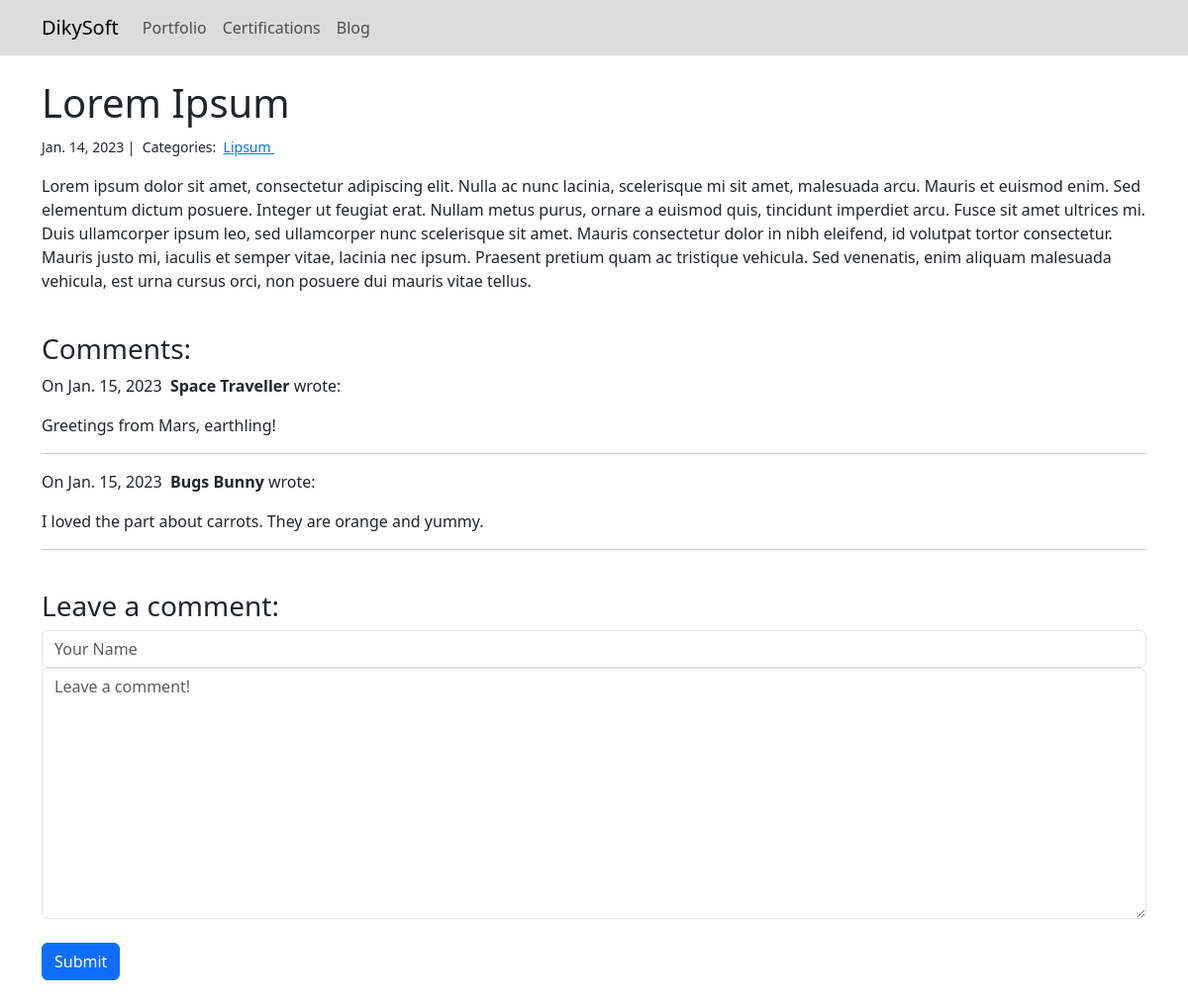
Page /blog/1/ on the committed database.
### blog/models.py (models this page shows, shortened)
class Post(models.Model):
    title = models.CharField(max_length=255)
    body = models.TextField()
    created_on = models.DateTimeField(auto_now_add=True)
    last_modified = models.DateTimeField(auto_now=True)
    categories = models.ManyToManyField('Category', related_name='posts')

class Category(models.Model):
    name = models.CharField(max_length=20)

class Comment(models.Model):
    author = models.CharField(max_length=60)
    body = models.TextField()
    created_on = models.DateTimeField(auto_now_add=True)
    post = models.ForeignKey('Post', on_delete=models.CASCADE)

### blog/views.py (the view, shortened to what this page needs)
# urls.py: path('<int:pk>/', views.blog_detail, name='blog_detail'),
def blog_detail(request, pk):
    post = Post.objects.get(pk=pk)
    form = CommentForm()
    comments = Comment.objects.filter(post=post)
    context = {
        'post': post,
        'comments': comments,
        'form': form,
    }
    return render(request, 'blog_detail.html', context)

### blog/forms.py
class CommentForm(forms.Form):
    author = forms.CharField(
        max_length=60,
        widget=forms.TextInput(attrs={
            'class': 'form-control',
            'placeholder': 'Your Name',
        })
    )
    body = forms.CharField(
        widget=forms.Textarea(attrs={
            'class': 'form-control',
            'placeholder': 'Leave a comment!',
        })
    )

### blog/templates/blog_detail.html (shortened to what this page needs)
{% extends 'base.html' %}
{% block content %}
    <h1>{{ post.title }}</h1>
    <small>
        {{ post.created_on.date }} |&nbsp;
        Categories:&nbsp;
        {% for category in post.categories.all %}
        <a href="{% url 'blog_category' category.name %}">
            {{ category.name }}
        </a>&nbsp;
        {% endfor %}
    </small>
    <p>{{ post.body | linebreaks }}</p>
    <br>
    <h3>Comments:</h3>
    {% if comments|length > 0 %}
    {% for comment in comments %}
    <p>
        On {{ comment.created_on.date }}&nbsp;
        <b>{{ comment.author }}</b> wrote:
    </p>
    <p>{{ comment.body }}</p>
    <hr>
    {% endfor %}
    {% else %}
    <p>Be the first to leave a comment!</p>
    {% endif %}
    <br>
    <h3>Leave a comment:</h3>
    <form action="/blog/{{ post.pk }}/" method="post">
        <div class="form-group">
            {{ form.author }}
        </div>
        <div class="form-group">
            {{ form.body }}
        </div>
        <br>
        <button type="submit" class="btn btn-primary">Submit</button>
    </form>
    <br>
{% endblock %}

### rows in the picture
Post: title "Lorem Ipsum", created_on "Jan. 14, 2023", body "Lorem ipsum dolor sit amet, consectetur adipiscing elit. Nulla ac nunc lacinia, scelerisque mi sit amet, malesuada arcu. Mauris et euismod enim. Sed elementum dictum posuere. Integer ut feugiat erat. Nullam metus purus, ornare a euismod quis, tincidunt imperdiet arcu. Fusce sit amet ultrices mi. Duis ullamcorper ipsum leo, sed ullamcorper nunc scelerisque sit amet. Mauris consectetur dolor in nibh eleifend, id volutpat tortor consectetur. Mauris justo mi, iaculis et semper vitae, lacinia nec ipsum. Praesent pretium quam ac tristique vehicula. Sed venenatis, enim aliquam malesuada vehicula, est urna cursus orci, non posuere dui mauris vitae tellus."
Category: name "Lipsum"
Comment: created_on "Jan. 15, 2023", author "Space Traveller", body "Greetings from Mars, earthling!"
Comment: created_on "Jan. 15, 2023", author "Bugs Bunny", body "I loved the part about carrots. They are orange and yummy."
